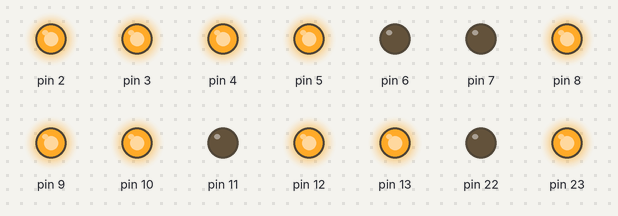
Bench run of a sketch on a simulated Arduino Mega 2560, built with avr-gcc and run on an emulated ATmega2560. Parts: output pins drawn as LEDs (lit = HIGH). The local clock reads 2024-03-15 10:24:30 at power-on unless the sketch sets it; what the sketch prints to the serial monitor is not drawn.

Above: at 0.1 s.
At 4.1 s:
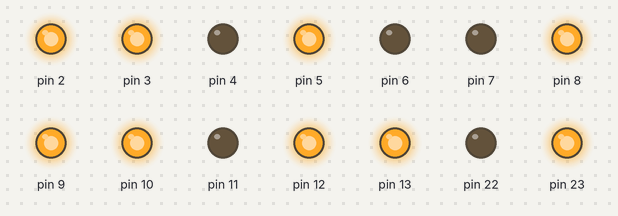
At 9.1 s:
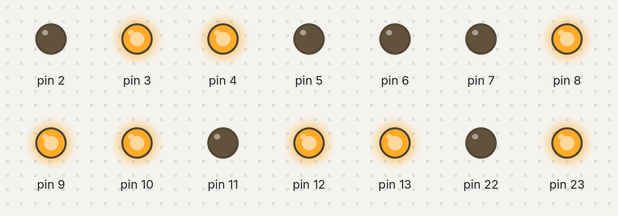
At 19.1 s:
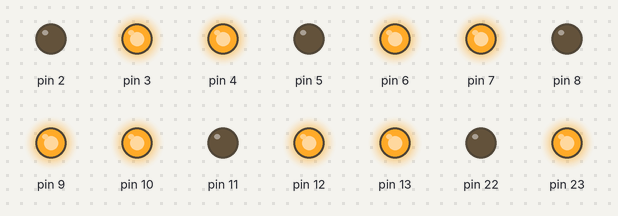
At 29.1 s:
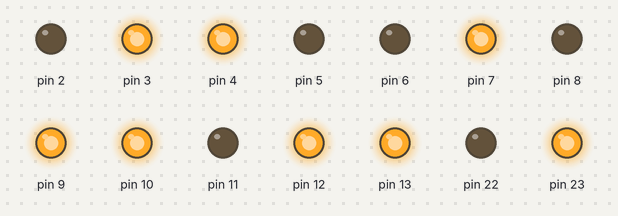
At 39.1 s:
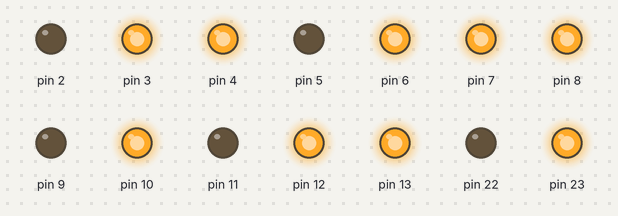
Timing chart, 0 to 40.0 s (numbered marks = the images above):
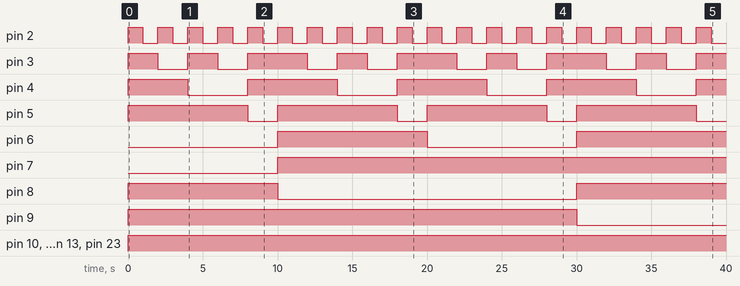

Measured:
- by itself, pin 2: alternates HIGH for 1.0 s and LOW for 1.0 s
- by itself, pin 3: repeats every 10.0 s: LOW 2.0 s, HIGH 2.0 s, LOW 2.0 s, HIGH 4.0 s
- by itself, pin 4: repeats every 10.0 s: LOW 4.0 s, HIGH 6.0 s
- by itself, pin 5: alternates HIGH for 8.0 s and LOW for 2.0 s
- by itself, pin 6: LOW → HIGH at 10.0 s, → LOW 10.0 s later, → HIGH 10.0 s later
- by itself, pin 7: LOW → HIGH at 10.0 s
- by itself, pin 8: LOW → HIGH at 0.00 s, → LOW 10.0 s later, → HIGH 20.0 s later
- by itself, pin 9: LOW → HIGH at 0.00 s, → LOW 30.0 s later

The sketch:

binaryClock.ino
```cpp
#include <Wire.h>
#include "RTClib.h"

RTC_DS1307 rtc;
DateTime now;

int secs=0;
int mins=0;
int hours=0;
int sunit=0;
int munit=0;
int hunit=0;
long previousMillis = 0;
long interval = 1000;

void setup() {
  // Second pins
  pinMode(2, OUTPUT);
  pinMode(3, OUTPUT);
  pinMode(4, OUTPUT);
  pinMode(5, OUTPUT);
  pinMode(6, OUTPUT);
  pinMode(7, OUTPUT);
  pinMode(8, OUTPUT);
    // Minute pins
  pinMode(9, OUTPUT);
  pinMode(10, OUTPUT);
  pinMode(11, OUTPUT);
  pinMode(12, OUTPUT);
  pinMode(13, OUTPUT);
  pinMode(22, OUTPUT);
  pinMode(23, OUTPUT);
    // Hour pins
  pinMode(24, OUTPUT);
  pinMode(25, OUTPUT);
  pinMode(26, OUTPUT);
  pinMode(27, OUTPUT);
  pinMode(28, OUTPUT);
  pinMode(29, OUTPUT);

  Serial.begin(57600);
#ifdef AVR
  Wire.begin();
#else
  Wire1.begin(); // Shield I2C pins connect to alt I2C bus on Arduino Due
#endif
  rtc.begin();

  if (! rtc.isrunning()) {
    Serial.println("RTC is NOT running!");
    // following line sets the RTC to the date & time this sketch was compiled
    rtc.adjust(DateTime(F(__DATE__), F(__TIME__)));
    // rtc.adjust(DateTime(2015, 2, 4, 13, 38, 6));
    // This line sets the RTC with an explicit date & time, for example to set
    // January 21, 2014 at 3am you would call:
    // rtc.adjust(DateTime(2014, 1, 21, 3, 0, 0));
  }
}

void loop() {
  now = rtc.now();

  secs = now.second();
  mins = now.minute();
  hours = now.hour();

  sunit = secs%10;
  munit = mins%10;
  hunit = hours%10;

  // Test output of date and time
//  Serial.print(now.year(), DEC);
//  Serial.print('/');
//  Serial.print(now.month(), DEC);
//  Serial.print('/');
//  Serial.print(now.day(), DEC);
  Serial.print(' ');
  Serial.print(now.hour(), DEC);
  Serial.print(':');
  Serial.print(now.minute(), DEC);
  Serial.print(':');
  Serial.print(now.second(), DEC);
Serial.println();

   //secs units
  if(sunit == 1 || sunit == 3 || sunit == 5 || sunit == 7 || sunit == 9) {  digitalWrite(2, LOW);} else {  digitalWrite(2, HIGH);}
  if(sunit == 2 || sunit == 3 || sunit == 6 || sunit == 7) {digitalWrite(3, LOW);} else {digitalWrite(3,HIGH);}
  if(sunit == 4 || sunit == 5 || sunit == 6 || sunit == 7) {digitalWrite(4, LOW);} else {digitalWrite(4,HIGH);}
  if(sunit == 8 || sunit == 9) {digitalWrite(5, LOW);} else {digitalWrite(5,HIGH);}

  //secs
  if((secs >= 10 && secs < 20) || (secs >= 30 && secs < 40) || (secs >= 50 && secs < 60))  {digitalWrite(6, LOW);} else {digitalWrite(6,HIGH);}
  if(secs >= 20 && secs < 40)  {digitalWrite(7, LOW);} else {digitalWrite(7,HIGH);}
  if(secs >= 40 && secs < 60) {digitalWrite(8, LOW);} else {digitalWrite(8,HIGH);}

   //mins units
  if(munit == 1 || munit == 3 || munit == 5 || munit == 7 || munit == 9) {  digitalWrite(9, LOW);} else {  digitalWrite(9, HIGH);}
  if(munit == 2 || munit == 3 || munit == 6 || munit == 7) {digitalWrite(10, LOW);} else {digitalWrite(10,HIGH);}
  if(munit == 4 || munit == 5 || munit == 6 || munit == 7) {digitalWrite(11, LOW);} else {digitalWrite(11,HIGH);}
  if(munit == 8 || munit == 9) {digitalWrite(12, LOW);} else {digitalWrite(12,HIGH);}

  //mins
  if((mins >= 10 && mins < 20) || (mins >= 30 && mins < 40) || (mins >= 50 && mins < 60))  {digitalWrite(13, LOW);} else {digitalWrite(13,HIGH);}
  if(mins >= 20 && mins < 40)  {digitalWrite(22, LOW);} else {digitalWrite(22,HIGH);}
  if(mins >= 40 && mins < 60) {digitalWrite(23, LOW);} else {digitalWrite(23,HIGH);}

   //hours units
  if(hunit == 1 || hunit == 3 || hunit == 5 || hunit == 7 || hunit == 9) {  digitalWrite(24, LOW);} else {  digitalWrite(24, HIGH);}
  if(hunit == 2 || hunit == 3 || hunit == 6 || hunit == 7) {digitalWrite(25, LOW);} else {digitalWrite(25,HIGH);}
  if(hunit == 4 || hunit == 5 || hunit == 6 || hunit == 7) {digitalWrite(26, LOW);} else {digitalWrite(26,HIGH);}
  if(hunit == 8 || hunit == 9) {digitalWrite(27, LOW);} else {digitalWrite(27,HIGH);}

  //hours
  if((hours >= 10 && hours < 20) || (hours >= 30 && hours < 40) || (hours >= 50 && hours < 60))  {digitalWrite(28, LOW);} else {digitalWrite(28,HIGH);}
  if(hours >= 20 && hours < 24)  {digitalWrite(29, LOW);} else {digitalWrite(29,HIGH);}

}
```
